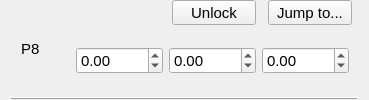
       <widget class="QWidget" name="p8Frame" native="true">
        <layout class="QGridLayout" name="gridLayout_10">
         <property name="topMargin">
          <number>0</number>
         </property>
         <property name="bottomMargin">
          <number>0</number>
         </property>
         <property name="verticalSpacing">
          <number>0</number>
         </property>
         <item row="0" column="3">
          <widget class="QPushButton" name="p8FrameLockButton">
           <property name="sizePolicy">
            <sizepolicy hsizetype="Fixed" vsizetype="Fixed">
             <horstretch>0</horstretch>
             <verstretch>0</verstretch>
            </sizepolicy>
           </property>
           <property name="minimumSize">
            <size>
             <width>90</width>
             <height>25</height>
            </size>
           </property>
           <property name="font">
            <font>
             <family>Arial</family>
             <pointsize>11</pointsize>
            </font>
           </property>
           <property name="styleSheet">
            <string notr="true">margin-right: 6px;</string>
           </property>
           <property name="text">
            <string>Unlock</string>
           </property>
           <attribute name="buttonGroup">
            <string notr="true">frameFidButtonGroup</string>
           </attribute>
          </widget>
         </item>
         <item row="0" column="4">
          <widget class="QPushButton" name="p8FrameJumpButton">
           <property name="sizePolicy">
            <sizepolicy hsizetype="Fixed" vsizetype="Fixed">
             <horstretch>0</horstretch>
             <verstretch>0</verstretch>
            </sizepolicy>
           </property>
           <property name="minimumSize">
            <size>
             <width>90</width>
             <height>25</height>
            </size>
           </property>
           <property name="font">
            <font>
             <family>Arial</family>
             <pointsize>11</pointsize>
            </font>
           </property>
           <property name="styleSheet">
            <string notr="true">margin-right: 6px;</string>
           </property>
           <property name="text">
            <string>Jump to...</string>
           </property>
           <attribute name="buttonGroup">
            <string notr="true">frameFidButtonGroup</string>
           </attribute>
          </widget>
         </item>
         <item row="1" column="1" colspan="4">
          <widget class="QWidget" name="p8FrameCoords" native="true">
           <layout class="QGridLayout" name="gridLayout_19">
            <property name="verticalSpacing">
             <number>6</number>
            </property>
            <item row="0" column="0">
             <widget class="QDoubleSpinBox" name="p8FrameX">
              <property name="sizePolicy">
               <sizepolicy hsizetype="Fixed" vsizetype="Fixed">
                <horstretch>0</horstretch>
                <verstretch>0</verstretch>
               </sizepolicy>
              </property>
              <property name="minimumSize">
               <size>
                <width>60</width>
                <height>0</height>
               </size>
              </property>
              <property name="font">
               <font>
                <family>Arial</family>
                <pointsize>11</pointsize>
               </font>
              </property>
              <property name="focusPolicy">
               <enum>Qt::StrongFocus</enum>
              </property>
              <property name="styleSheet">
               <string notr="true"/>
              </property>
              <property name="showGroupSeparator" stdset="0">
               <bool>false</bool>
              </property>
              <property name="minimum">
               <double>-1000.000000000000000</double>
              </property>
              <property name="maximum">
               <double>1000.000000000000000</double>
              </property>
             </widget>
            </item>
            <item row="0" column="1">
             <widget class="QDoubleSpinBox" name="p8FrameY">
              <property name="sizePolicy">
               <sizepolicy hsizetype="Fixed" vsizetype="Fixed">
                <horstretch>0</horstretch>
                <verstretch>0</verstretch>
               </sizepolicy>
              </property>
              <property name="minimumSize">
               <size>
                <width>60</width>
                <height>0</height>
               </size>
              </property>
              <property name="font">
               <font>
                <family>Arial</family>
                <pointsize>11</pointsize>
               </font>
              </property>
              <property name="focusPolicy">
               <enum>Qt::StrongFocus</enum>
              </property>
              <property name="styleSheet">
               <string notr="true"/>
              </property>
              <property name="minimum">
               <double>-1000.000000000000000</double>
              </property>
              <property name="maximum">
               <double>1000.000000000000000</double>
              </property>
             </widget>
            </item>
            <item row="0" column="2">
             <widget class="QDoubleSpinBox" name="p8FrameZ">
              <property name="sizePolicy">
               <sizepolicy hsizetype="Fixed" vsizetype="Fixed">
                <horstretch>0</horstretch>
                <verstretch>0</verstretch>
               </sizepolicy>
              </property>
              <property name="minimumSize">
               <size>
                <width>60</width>
                <height>0</height>
               </size>
              </property>
              <property name="font">
               <font>
                <family>Arial</family>
                <pointsize>11</pointsize>
               </font>
              </property>
              <property name="focusPolicy">
               <enum>Qt::StrongFocus</enum>
              </property>
              <property name="minimum">
               <double>-1000.000000000000000</double>
              </property>
              <property name="maximum">
               <double>1000.000000000000000</double>
              </property>
             </widget>
            </item>
           </layout>
          </widget>
         </item>
         <item row="0" column="2">
          <widget class="qSlicerMarkupsPlaceWidget" name="p8FramePoint">
           <property name="sizePolicy">
            <sizepolicy hsizetype="Preferred" vsizetype="Preferred">
             <horstretch>0</horstretch>
             <verstretch>0</verstretch>
            </sizepolicy>
           </property>
           <property name="minimumSize">
            <size>
             <width>0</width>
             <height>0</height>
            </size>
           </property>
           <property name="font">
            <font>
             <family>Arial</family>
             <pointsize>11</pointsize>
            </font>
           </property>
           <property name="buttonsVisible">
            <bool>false</bool>
           </property>
           <property name="deleteAllMarkupsOptionVisible">
            <bool>false</bool>
           </property>
           <property name="placeMultipleMarkups">
            <enum>qSlicerMarkupsPlaceWidget::ForcePlaceSingleMarkup</enum>
           </property>
           <property name="placeModeEnabled">
            <bool>false</bool>
           </property>
           <property name="deleteButton().show()" stdset="0">
            <bool>true</bool>
           </property>
           <property name="placeButton().show()" stdset="0">
            <bool>true</bool>
           </property>
          </widget>
         </item>
         <item row="0" column="0" rowspan="2">
          <widget class="QLabel" name="label_13">
           <property name="sizePolicy">
            <sizepolicy hsizetype="Fixed" vsizetype="Preferred">
             <horstretch>0</horstretch>
             <verstretch>0</verstretch>
            </sizepolicy>
           </property>
           <property name="minimumSize">
            <size>
             <width>50</width>
             <height>0</height>
            </size>
           </property>
           <property name="font">
            <font>
             <family>Arial</family>
             <pointsize>11</pointsize>
            </font>
           </property>
           <property name="text">
            <string>P8</string>
           </property>
           <property name="indent">
            <number>10</number>
           </property>
          </widget>
         </item>
         <item row="2" column="0" colspan="5">
          <widget class="Line" name="line_33">
           <property name="sizePolicy">
            <sizepolicy hsizetype="Preferred" vsizetype="Fixed">
             <horstretch>0</horstretch>
             <verstretch>0</verstretch>
            </sizepolicy>
           </property>
           <property name="minimumSize">
            <size>
             <width>0</width>
             <height>0</height>
            </size>
           </property>
           <property name="font">
            <font>
             <family>Arial</family>
             <pointsize>11</pointsize>
            </font>
           </property>
           <property name="frameShadow">
            <enum>QFrame::Raised</enum>
           </property>
           <property name="lineWidth">
            <number>1</number>
           </property>
           <property name="orientation">
            <enum>Qt::Horizontal</enum>
           </property>
          </widget>
         </item>
        </layout>
       </widget>
